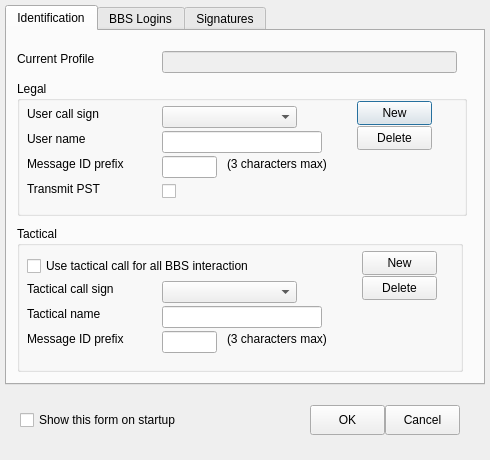
<?xml version="1.0" encoding="UTF-8"?>
<ui version="4.0">
 <class>StationIdDialog</class>
 <widget class="QDialog" name="StationIdDialog">
  <property name="geometry">
   <rect>
    <x>0</x>
    <y>0</y>
    <width>490</width>
    <height>460</height>
   </rect>
  </property>
  <property name="windowTitle">
   <string>Station ID</string>
  </property>
  <widget class="QTabWidget" name="tabWidget">
   <property name="geometry">
    <rect>
     <x>5</x>
     <y>5</y>
     <width>480</width>
     <height>380</height>
    </rect>
   </property>
   <property name="currentIndex">
    <number>0</number>
   </property>
   <widget class="QWidget" name="tab">
    <attribute name="title">
     <string>Identification</string>
    </attribute>
    <widget class="QGroupBox" name="groupBox">
     <property name="geometry">
      <rect>
       <x>10</x>
       <y>50</y>
       <width>450</width>
       <height>135</height>
      </rect>
     </property>
     <property name="title">
      <string>Legal</string>
     </property>
     <widget class="QLabel" name="label">
      <property name="geometry">
       <rect>
        <x>10</x>
        <y>25</y>
        <width>135</width>
        <height>16</height>
       </rect>
      </property>
      <property name="text">
       <string>User call sign</string>
      </property>
     </widget>
     <widget class="QLabel" name="label_2">
      <property name="geometry">
       <rect>
        <x>10</x>
        <y>50</y>
        <width>135</width>
        <height>16</height>
       </rect>
      </property>
      <property name="text">
       <string>User name</string>
      </property>
     </widget>
     <widget class="QLabel" name="label_3">
      <property name="geometry">
       <rect>
        <x>10</x>
        <y>75</y>
        <width>135</width>
        <height>16</height>
       </rect>
      </property>
      <property name="text">
       <string>Message ID prefix</string>
      </property>
     </widget>
     <widget class="QLabel" name="label_4">
      <property name="geometry">
       <rect>
        <x>210</x>
        <y>75</y>
        <width>135</width>
        <height>16</height>
       </rect>
      </property>
      <property name="text">
       <string>(3 characters max)</string>
      </property>
     </widget>
     <widget class="QComboBox" name="cUserCallSign">
      <property name="geometry">
       <rect>
        <x>145</x>
        <y>25</y>
        <width>135</width>
        <height>22</height>
       </rect>
      </property>
      <property name="editable">
       <bool>false</bool>
      </property>
     </widget>
     <widget class="QLineEdit" name="cUserName">
      <property name="geometry">
       <rect>
        <x>145</x>
        <y>50</y>
        <width>160</width>
        <height>22</height>
       </rect>
      </property>
     </widget>
     <widget class="QLabel" name="label_10">
      <property name="geometry">
       <rect>
        <x>10</x>
        <y>100</y>
        <width>135</width>
        <height>16</height>
       </rect>
      </property>
      <property name="text">
       <string>Transmit PST</string>
      </property>
     </widget>
     <widget class="QLineEdit" name="cUserMessageIdPrefix">
      <property name="geometry">
       <rect>
        <x>145</x>
        <y>75</y>
        <width>55</width>
        <height>22</height>
       </rect>
      </property>
     </widget>
     <widget class="QCheckBox" name="checkBox">
      <property name="geometry">
       <rect>
        <x>145</x>
        <y>100</y>
        <width>80</width>
        <height>20</height>
       </rect>
      </property>
      <property name="text">
       <string/>
      </property>
     </widget>
     <widget class="QPushButton" name="cNewUser">
      <property name="geometry">
       <rect>
        <x>340</x>
        <y>20</y>
        <width>75</width>
        <height>24</height>
       </rect>
      </property>
      <property name="text">
       <string>New</string>
      </property>
     </widget>
     <widget class="QPushButton" name="cDeleteUser">
      <property name="geometry">
       <rect>
        <x>340</x>
        <y>45</y>
        <width>75</width>
        <height>24</height>
       </rect>
      </property>
      <property name="text">
       <string>Delete</string>
      </property>
     </widget>
    </widget>
    <widget class="QLineEdit" name="cCurrentProfile">
     <property name="enabled">
      <bool>false</bool>
     </property>
     <property name="geometry">
      <rect>
       <x>155</x>
       <y>20</y>
       <width>295</width>
       <height>22</height>
      </rect>
     </property>
    </widget>
    <widget class="QLabel" name="label_11">
     <property name="geometry">
      <rect>
       <x>10</x>
       <y>20</y>
       <width>110</width>
       <height>16</height>
      </rect>
     </property>
     <property name="text">
      <string>Current Profile</string>
     </property>
    </widget>
    <widget class="QGroupBox" name="groupBox_2">
     <property name="geometry">
      <rect>
       <x>10</x>
       <y>195</y>
       <width>446</width>
       <height>146</height>
      </rect>
     </property>
     <property name="title">
      <string>Tactical</string>
     </property>
     <widget class="QLineEdit" name="cTacticalName">
      <property name="geometry">
       <rect>
        <x>145</x>
        <y>80</y>
        <width>160</width>
        <height>22</height>
       </rect>
      </property>
     </widget>
     <widget class="QPushButton" name="cNewTactical">
      <property name="geometry">
       <rect>
        <x>345</x>
        <y>25</y>
        <width>75</width>
        <height>24</height>
       </rect>
      </property>
      <property name="text">
       <string>New</string>
      </property>
     </widget>
     <widget class="QComboBox" name="cTacticalCallSign">
      <property name="geometry">
       <rect>
        <x>145</x>
        <y>55</y>
        <width>135</width>
        <height>22</height>
       </rect>
      </property>
     </widget>
     <widget class="QLabel" name="label_5">
      <property name="geometry">
       <rect>
        <x>210</x>
        <y>105</y>
        <width>135</width>
        <height>16</height>
       </rect>
      </property>
      <property name="text">
       <string>(3 characters max)</string>
      </property>
     </widget>
     <widget class="QLineEdit" name="cTacticalMessageIdPrefix">
      <property name="geometry">
       <rect>
        <x>145</x>
        <y>105</y>
        <width>55</width>
        <height>22</height>
       </rect>
      </property>
     </widget>
     <widget class="QLabel" name="label_8">
      <property name="geometry">
       <rect>
        <x>10</x>
        <y>105</y>
        <width>135</width>
        <height>16</height>
       </rect>
      </property>
      <property name="text">
       <string>Message ID prefix</string>
      </property>
     </widget>
     <widget class="QLabel" name="label_7">
      <property name="geometry">
       <rect>
        <x>10</x>
        <y>80</y>
        <width>135</width>
        <height>16</height>
       </rect>
      </property>
      <property name="text">
       <string>Tactical name</string>
      </property>
     </widget>
     <widget class="QLabel" name="label_6">
      <property name="geometry">
       <rect>
        <x>10</x>
        <y>55</y>
        <width>135</width>
        <height>16</height>
       </rect>
      </property>
      <property name="text">
       <string>Tactical call sign</string>
      </property>
     </widget>
     <widget class="QPushButton" name="cDeleteTactical">
      <property name="geometry">
       <rect>
        <x>345</x>
        <y>50</y>
        <width>75</width>
        <height>24</height>
       </rect>
      </property>
      <property name="text">
       <string>Delete</string>
      </property>
     </widget>
     <widget class="QCheckBox" name="cUseTactical">
      <property name="geometry">
       <rect>
        <x>10</x>
        <y>30</y>
        <width>300</width>
        <height>20</height>
       </rect>
      </property>
      <property name="text">
       <string>Use tactical call for all BBS interaction</string>
      </property>
     </widget>
    </widget>
   </widget>
   <widget class="QWidget" name="tab_2">
    <attribute name="title">
     <string>BBS Logins</string>
    </attribute>
   </widget>
   <widget class="QWidget" name="tab_3">
    <attribute name="title">
     <string>Signatures</string>
    </attribute>
   </widget>
  </widget>
  <widget class="QPushButton" name="cOK">
   <property name="geometry">
    <rect>
     <x>310</x>
     <y>405</y>
     <width>75</width>
     <height>30</height>
    </rect>
   </property>
   <property name="text">
    <string>OK</string>
   </property>
  </widget>
  <widget class="QPushButton" name="cCancel">
   <property name="geometry">
    <rect>
     <x>385</x>
     <y>405</y>
     <width>75</width>
     <height>30</height>
    </rect>
   </property>
   <property name="text">
    <string>Cancel</string>
   </property>
  </widget>
  <widget class="QCheckBox" name="cShowAtStartup">
   <property name="geometry">
    <rect>
     <x>20</x>
     <y>410</y>
     <width>225</width>
     <height>20</height>
    </rect>
   </property>
   <property name="text">
    <string>Show this form on startup</string>
   </property>
  </widget>
 </widget>
 <resources/>
 <connections>
  <connection>
   <sender>cOK</sender>
   <signal>clicked()</signal>
   <receiver>StationIdDialog</receiver>
   <slot>accept()</slot>
   <hints>
    <hint type="sourcelabel">
     <x>295</x>
     <y>424</y>
    </hint>
    <hint type="destinationlabel">
     <x>261</x>
     <y>446</y>
    </hint>
   </hints>
  </connection>
  <connection>
   <sender>cCancel</sender>
   <signal>clicked()</signal>
   <receiver>StationIdDialog</receiver>
   <slot>reject()</slot>
   <hints>
    <hint type="sourcelabel">
     <x>444</x>
     <y>429</y>
    </hint>
    <hint type="destinationlabel">
     <x>438</x>
     <y>448</y>
    </hint>
   </hints>
  </connection>
 </connections>
</ui>
